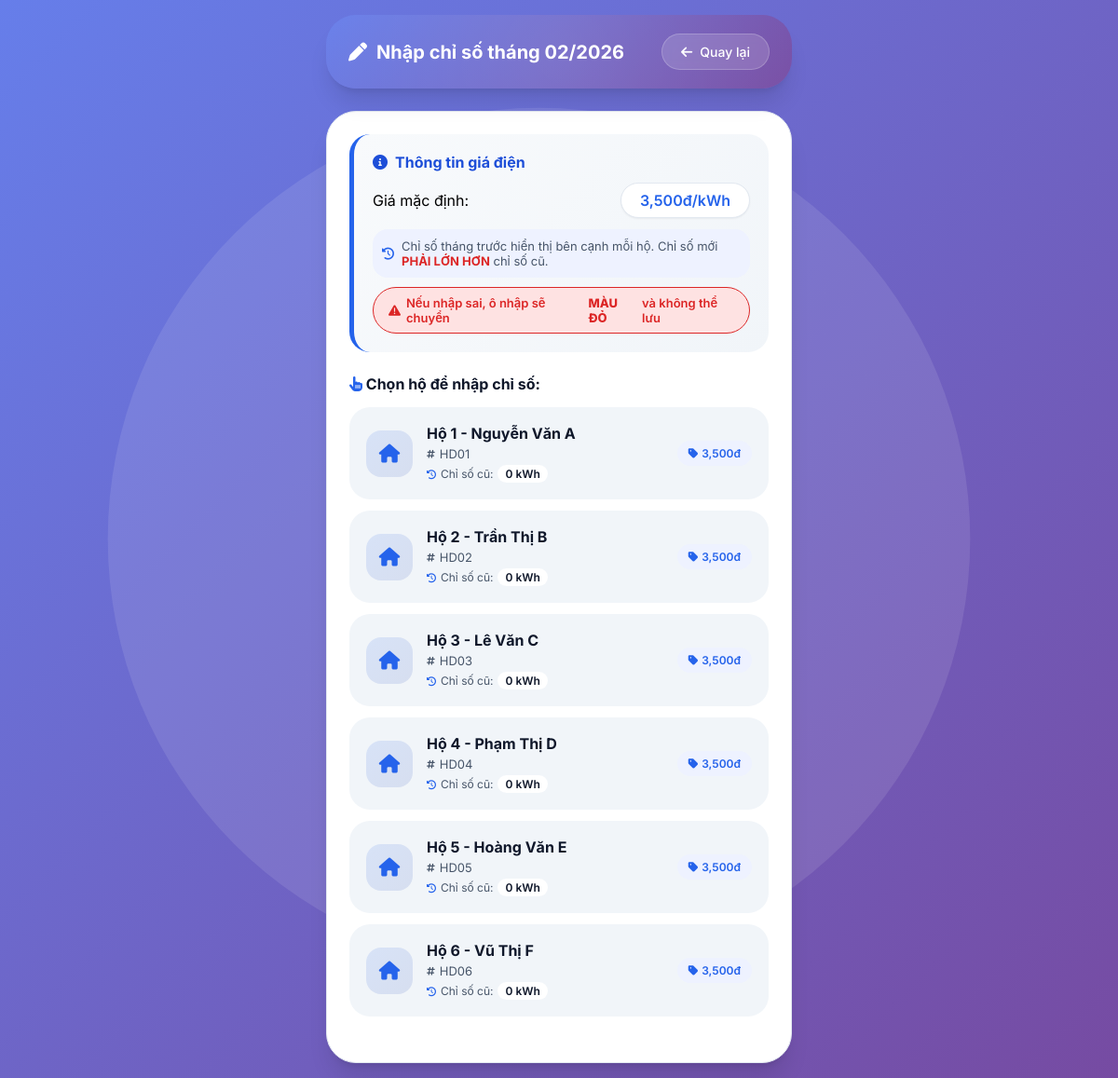
The page /bills.php on the database its author committed.
### tables this page shows
CREATE TABLE IF NOT EXISTS settings (
    id INT AUTO_INCREMENT PRIMARY KEY,
    setting_key VARCHAR(50) UNIQUE NOT NULL,
    setting_value VARCHAR(100) NOT NULL
);

CREATE TABLE IF NOT EXISTS households (
    id INT AUTO_INCREMENT PRIMARY KEY,
    code VARCHAR(10) UNIQUE NOT NULL,
    name VARCHAR(100) NOT NULL
);

### config.php (called while the page is built, shortened)
<?php
function getDefaultPrice($conn) {
    $result = $conn->query("SELECT setting_value FROM settings WHERE setting_key = 'gia_dien'");
    if ($result && $result->num_rows > 0) {
        return (int)$result->fetch_assoc()['setting_value'];
    }
    return 3500;
}

### bills.php (the view, shortened to what this page needs)
<?php
require_once 'config.php';
$conn = getDB();
$thang = isset($_GET['thang']) ? (int)$_GET['thang'] : date('m');
$nam = isset($_GET['nam']) ? (int)$_GET['nam'] : date('Y');
$households = $conn->query("SELECT * FROM households ORDER BY id");
$gia_chung = getDefaultPrice($conn);
$bills_data = [];
$old_readings = [];
$households->data_seek(0);
while($ho = $households->fetch_assoc()) {
    $result = $conn->query("SELECT new_reading FROM bills
                            WHERE household_id = {$ho['id']}
                            ORDER BY year DESC, month DESC LIMIT 1");
    $old_readings[$ho['id']] = $result->num_rows > 0 ? $result->fetch_assoc()['new_reading'] : 0;
}
$households->data_seek(0);
?>
<!DOCTYPE html>
<html lang="vi">
<head>
    <link rel="stylesheet" href="https://cdnjs.cloudflare.com/ajax/libs/font-awesome/6.0.0/css/all.min.css">
</head>
<body>
    <div class="container">
        <div class="header">
            <h1>
                <i class="fas fa-pen"></i>
                Nhập chỉ số tháng <?=$thang?>/<?=$nam?>
            </h1>
            <a href="index.php?thang=<?=$thang?>&nam=<?=$nam?>" class="back-btn">
                <i class="fas fa-arrow-left"></i> Quay lại
            </a>
        </div>
        <div class="form-container">
            <div class="info-box">
                <div class="info-box-title">
                    <i class="fas fa-info-circle"></i>
                    Thông tin giá điện
                </div>
                <div class="price-grid">
                    <span>Giá mặc định:</span>
                    <span class="price-default"><?=number_format($gia_chung)?>đ/kWh</span>
                </div>
                <div class="old-reading-info">
                    <i class="fas fa-history"></i>
                    <span>Chỉ số tháng trước hiển thị bên cạnh mỗi hộ. Chỉ số mới <strong class="text-danger">PHẢI LỚN HƠN</strong> chỉ số cũ.</span>
                </div>
                <div class="warning-badge">
                    <i class="fas fa-exclamation-triangle"></i>
                    Nếu nhập sai, ô nhập sẽ chuyển <span style="color: #dc2626; font-weight: 800;">MÀU ĐỎ</span> và không thể lưu
                </div>
            </div>
            <h3 style="margin-bottom: 15px; font-size: 16px; color: var(--dark);">
                <i class="fas fa-hand-pointer" style="color: var(--primary);"></i>
                Chọn hộ để nhập chỉ số:
            </h3>
            <div class="household-selector">
                <?php
                $index = 0;
                $households->data_seek(0);
                while($ho = $households->fetch_assoc()):
                    $gia_ho = $ho['price'] ?? $gia_chung;
                    $gia_class = $ho['price'] ? 'special' : 'default';
                    $animation_delay = $index * 0.05;
                    $has_bill = isset($bills_data[$ho['id']]);
                    $bill = $has_bill ? $bills_data[$ho['id']] : null;
                    $old_reading = $old_readings[$ho['id']];
                ?>
                <div class="household-card <?=$has_bill ? 'has-bill' : ''?>"
                     onclick="selectHousehold(<?=$ho['id']?>, '<?=htmlspecialchars($ho['name'])?>', <?=$gia_ho?>, <?=$old_reading?>, <?=$has_bill ? 'true' : 'false'?>, <?=$bill ? $bill['id'] : 'null'?>, <?=$bill ? $bill['new_reading'] : 'null'?>)"
                     style="animation-delay: <?=$animation_delay?>s;">
                    <div class="household-avatar">
                        <i class="fas fa-home"></i>
                    </div>
                    <div class="household-info">
                        <h4>
                            <?=htmlspecialchars($ho['name'])?>
                        </h4>
                        <p><i class="fas fa-hashtag" style="font-size: 10px;"></i> <?=$ho['code']?></p>
                        <div class="household-old-reading">
                            <i class="fas fa-history"></i>
                            Chỉ số cũ: <span><?=number_format($old_reading)?> kWh</span>
                        </div>
                    </div>
                    <span class="price-tag <?=$gia_class?>">
                        <i class="fas fa-tag"></i>
                        <?=number_format($gia_ho)?>đ
                    </span>
                </div>
                <?php
                $index++;
                endwhile;
                ?>
            </div>
        </div>
    </div>
</body>
</html>

### rows shown on the page
settings: setting_value "3,500"
households: name "Hộ 1 - Nguyễn Văn A", code "HD01", id "0"
households: name "Hộ 2 - Trần Thị B", code "HD02", id "0"
households: name "Hộ 3 - Lê Văn C", code "HD03", id "0"
households: name "Hộ 4 - Phạm Thị D", code "HD04", id "0"
households: name "Hộ 5 - Hoàng Văn E", code "HD05", id "0"
households: name "Hộ 6 - Vũ Thị F", code "HD06", id "0"

### other values the page prints
$thang "02"
$nam "2026"
